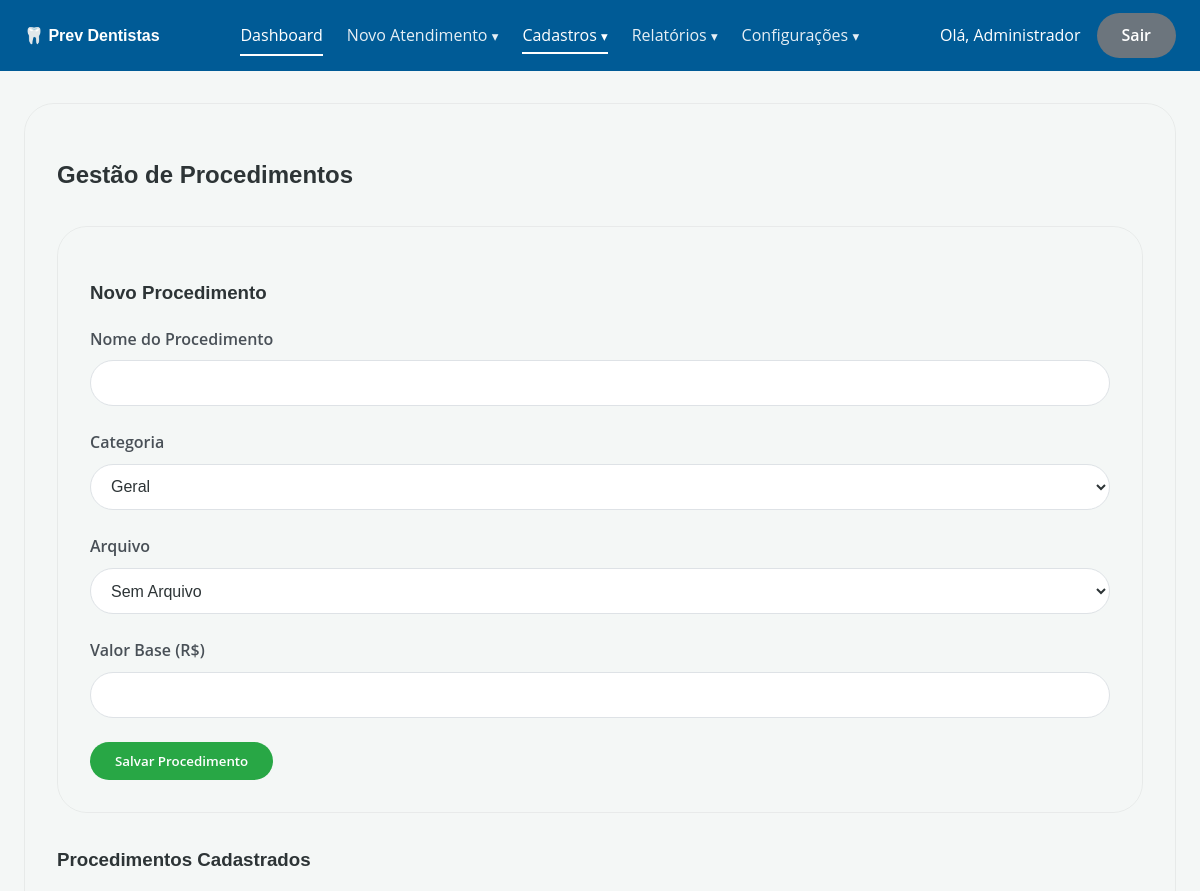
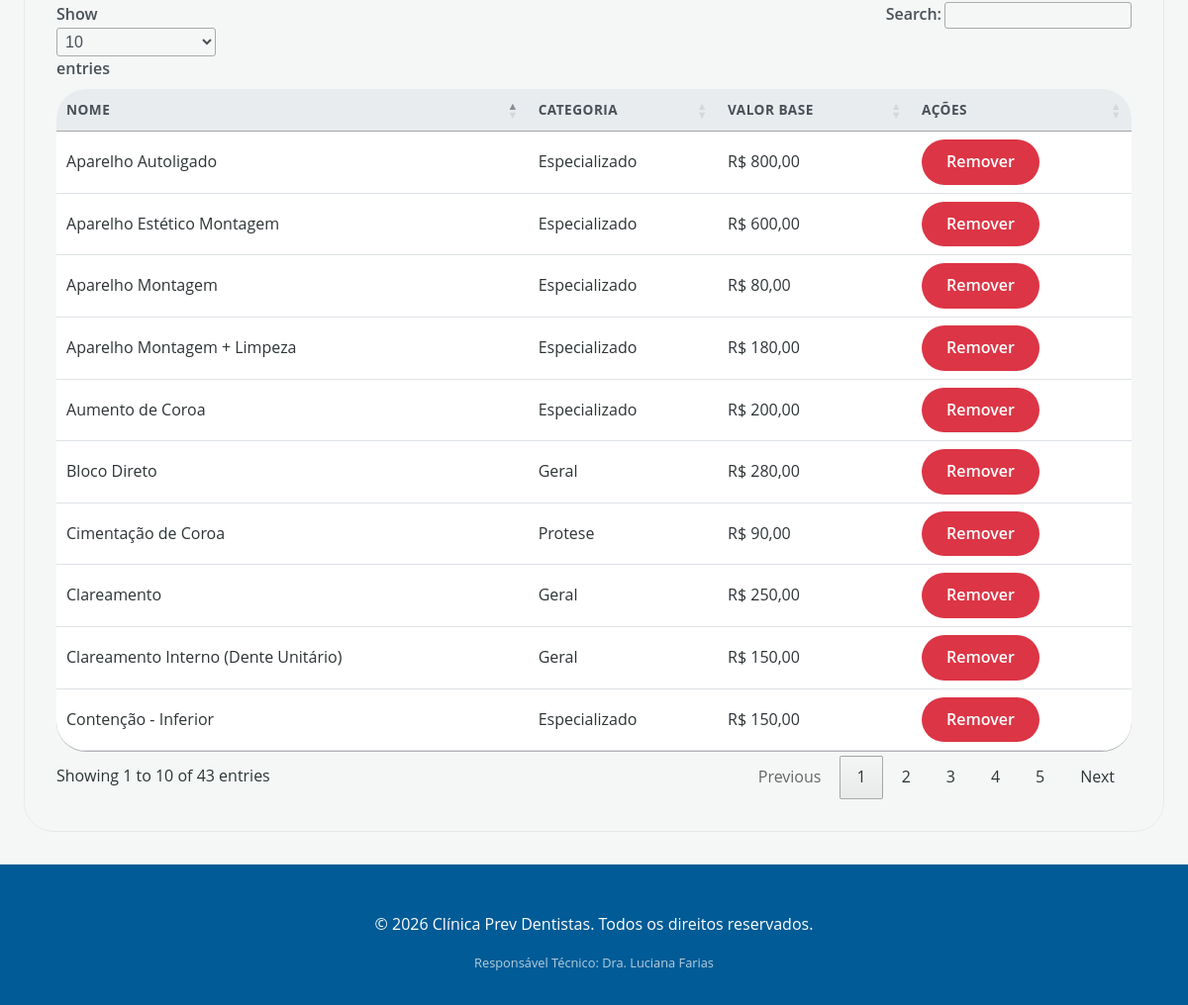
Screenshot of /procedimentos (signed in) with the database file from the repository (2 pictures, top to bottom).
### tables this page shows
CREATE TABLE IF NOT EXISTS `procedimentos` (
  `id` int NOT NULL AUTO_INCREMENT,
  `nome` varchar(100) NOT NULL,
  `categoria` enum('geral','especializado','protese') NOT NULL,
  `tipo` text,
  `valor_base` decimal(10,2) DEFAULT NULL,
  PRIMARY KEY (`id`)
);

### app/Controllers/ProcedimentoController.php (called while the page is built, shortened)
<?php
class ProcedimentoController {
    public function index() {
        $procedimentoModel = new Procedimento();
        $procedimentos = $procedimentoModel->listarTodos();
        require_once 'app/Views/procedimentos/index.php';
    }
}

### app/Core/Router.php (called while the page is built, shortened)
<?php
class Router {
    protected $controller = 'DashboardController';
    protected $method = 'index';
    public function __construct() {
        $url = $this->parseUrl();
        $rotas = [
            'login' => 'AuthController',
            'pacientes' => 'PacienteController',
            'procedimentos' => 'ProcedimentoController',
            'despesas' => 'DespesaController',
            'usuarios' => 'UsuarioController',
            'relatorios' => 'RelatorioController',
            'configuracoes_gerais' => 'ConfiguracaoGeralController',
            'atendimentos' => 'AtendimentoController',
            'configuracoes' => 'ConfiguracaoController'
        ];
        if (isset($url[0])) {
            $rotaSolicitada = strtolower(str_replace('.php', '', $url[0]));
            if (array_key_exists($rotaSolicitada, $rotas)) {
                $this->controller = $rotas[$rotaSolicitada];
                unset($url[0]);
            } else {
                $this->controller = 'DashboardController';
            }
        }
        $classeController = '\\App\\Controllers\\' . $this->controller;
        if (class_exists($classeController)){
            $this->controller = new $classeController;
        } else {
            $classeController = '\\App\\Controllers\\DashboardController';
            $this->controller = new $classeController;
        }
        $this->params = $url ? array_values($url) : [];
        call_user_func_array([$this->controller, $this->method], $this->params);
    }
    private function parseUrl() {
        if (isset($_GET['url'])) {
            return explode('/', filter_var(rtrim($_GET['url'], '/'), FILTER_SANITIZE_URL));
        }
        return [];
    }
}

### index.php (called while the page is built, shortened)
<?php
require_once 'autoload.php';
$app = new Router();
?>

### autoload.php (called while the page is built, shortened)
<?php
spl_autoload_register(function ($class) {
    $prefix = 'App\\';
    $base_dir = __DIR__ . '/app/';
    $len = strlen($prefix);
    $relative_class = substr($class, $len);
    $file = $base_dir . str_replace('\\', '/', $relative_class) . '.php';
});

### app/Core/Database.php (called while the page is built, shortened)
<?php
class Database {
    private static $instance = null;
    private $connection;
    private $host = 'localhost';
    private $db_name = 'clinica_prev_dentistas';
    private $username = 'root';
    private $password = '';
    private function __construct() {
        try {
            $this->connection = new PDO("mysql:host={$this->host};dbname={$this->db_name};charset=utf8", $this->username, $this->password);
            $this->connection->setAttribute(PDO::ATTR_ERRMODE, PDO::ERRMODE_EXCEPTION);
            $this->connection->setAttribute(PDO::ATTR_DEFAULT_FETCH_MODE, PDO::FETCH_ASSOC);
        } catch (PDOException $e) {
            die("Erro na conexão com o banco de dados: " . $e->getMessage());
        }
    }
    public static function getInstance() {
        if (self::$instance === null) {
            self::$instance = new Database();
        }
        return self::$instance->getConnection();
    }
    public function getConnection() {
        return $this->connection;
    }
}

### app/Models/Procedimento.php (called while the page is built, shortened)
<?php
class Procedimento {
    private $pdo;
    public function __construct() {
        $this->pdo = Database::getInstance();
    }
    public function listarTodos() {
        $stmt = $this->pdo->query("SELECT * FROM procedimentos ORDER BY nome ASC");
        return $stmt->fetchAll(PDO::FETCH_ASSOC);
    }
}

### app/Views/procedimentos/index.php (the view, shortened to what this page needs)
<?php require_once 'views/header.php'; ?>
<div class="card">
    <h2>Gestão de Procedimentos</h2>
    <div class="card" style="margin-top: 2rem;">
        <h3>Novo Procedimento</h3>
        <form action="<?= BASE_URL ?>procedimentos/salvar" method="POST">
            <div class="form-group">
                <label for="nome">Nome do Procedimento</label>
                <input type="text" name="nome" id="nome" required>
            </div>
            <div class="form-group">
                <label for="categoria">Categoria</label>
                <select name="categoria" id="categoria" required>
                    <option value="geral">Geral</option>
                </select>
            </div>
            <div class="form-group">
                <label for="tipo">Arquivo</label>
                <select name="tipo" id="tipo" required>
                    <option value="0">Sem Arquivo</option>
                </select>
            </div>
            <div class="form-group">
                <label for="valor_base">Valor Base (R$)</label>
                <input type="number" step="0.01" name="valor_base" id="valor_base">
            </div>
            <button type="submit" class="btn btn-success">Salvar Procedimento</button>
        </form>
    </div>
    <h3 style="margin-top: 2rem;">Procedimentos Cadastrados</h3>
    <table class="mobile-card-table table" style="width: 100%;">
        <thead>
            <tr>
                <th>Nome</th>
                <th>Categoria</th>
                <th>Valor Base</th>
                <th>Ações</th>
            </tr>
        </thead>
        <tbody>
            <?php if (count($procedimentos) > 0): ?>
                <?php foreach ($procedimentos as $procedimento): ?>
                    <tr>
                        <td data-label="Nome"><?= htmlspecialchars($procedimento['nome']) ?></td>
                        <td data-label="Categoria"><?= ucfirst($procedimento['categoria']) ?></td>
                        <td data-label="Valor Base">R$ <?= number_format($procedimento['valor_base'], 2, ',', '.') ?></td>
                        <td data-label="Ações">
                            <a href="<?= BASE_URL ?>procedimentos/excluir?id=<?= $procedimento['id'] ?>" class="btn btn-danger btn-delete">Remover</a>
                        </td>
                    </tr>
                <?php endforeach; ?>
            <?php else: ?>
                <tr>
                    <td colspan="4" style="text-align: center;">Nenhum procedimento registrado.</td>
                </tr>
            <?php endif; ?>
        </tbody>
    </table>
</div>
<?php require_once 'views/footer.php'; ?>

### assets/css/style.css (style rules this page uses)
:root { --primary-color: #005b96; --primary-dark: #0370b5; --background-color: #f4f7f6; --secondary-color: #6c757d; --info-color: #17a2b8; --success-color: #28a745; --danger-color: #dc3545; --border-color: #dee2e6; --white-color: #ffffff; --border-radius: 30px; --text-color: #2d3436; --shadow-md: 0 10px 30px rgba(0,0,0,0.1); }
body { font-family: 'Open Sans', sans-serif; background-color: var(--background-color); color: var(--text-color); margin: 0; padding: 0; line-height: 1.6; }
h1, h2, h3, h4, .logo { font-family: 'Poppins', sans-serif; font-weight: 600; }
.btn, button, input[type="submit"] { border-radius: var(--border-radius); padding: 10px 25px; font-family: 'Open Sans', sans-serif; font-weight: 600; border: none; cursor: pointer; transition: all 0.3s ease; display: inline-flex; align-items: center; justify-content: center; text-decoration: none; }
.btn-success { background-color: #28a745; color: #ffffff; }
.btn-danger { background-color: #dc3545; color: #ffffff; }
html { scroll-behavior: smooth; }
.card { background-color: var(--card-bg); border-radius: var(--border-radius); box-shadow: var(--shadow-sm); padding: 2rem; margin-bottom: 2rem; border: 1px solid rgba(0,0,0,0.05); transition: box-shadow 0.3s ease; }
.form-group { margin-bottom: 1.5rem; }
label { display: block; margin-bottom: 0.5rem; font-weight: 600; color: #495057; }
input[type="text"], input[type="email"], input[type="number"], input[type="password"], input[type="date"], input[type="month"], select, textarea { width: 100%; padding: 0.8rem 1rem; border: 1px solid var(--border-color); border-radius: var(--border-radius); box-sizing: border-box; font-size: 1rem; transition: border-color 0.2s, box-shadow 0.2s; background-color: #fff; color: var(--text-color); }
table { width: 100%; border-collapse: collapse; margin-top: 1rem; background-color: #fff; border-radius: var(--border-radius); overflow: hidden; align-self: start; }
th, td { padding: 1rem 1.2rem; text-align: left; border-bottom: 1px solid var(--border-color); }
thead th { background-color: #e9ecef; font-weight: 600; color: #495057; text-transform: uppercase; font-size: 0.85rem; letter-spacing: 0.5px; }

### rows the page displays
procedimentos: nome "Aparelho Autoligado", categoria "Especializado", valor_base "800,00"
procedimentos: nome "Aparelho Estético Montagem", categoria "Especializado", valor_base "600,00"
procedimentos: nome "Aparelho Montagem", categoria "Especializado", valor_base "80,00"
procedimentos: nome "Aparelho Montagem + Limpeza", categoria "Especializado", valor_base "180,00"
procedimentos: nome "Aumento de Coroa", categoria "Especializado", valor_base "200,00"
procedimentos: nome "Bloco Direto", categoria "Geral", valor_base "280,00"
procedimentos: nome "Cimentação de Coroa", categoria "Protese", valor_base "90,00"
procedimentos: nome "Clareamento", categoria "Geral", valor_base "250,00"
procedimentos: nome "Clareamento Interno (Dente Unitário)", categoria "Geral", valor_base "150,00"
procedimentos: nome "Contenção - Inferior", categoria "Especializado", valor_base "150,00"

### other values shown
$_SESSION['usuario_nome'] "Administrador"
